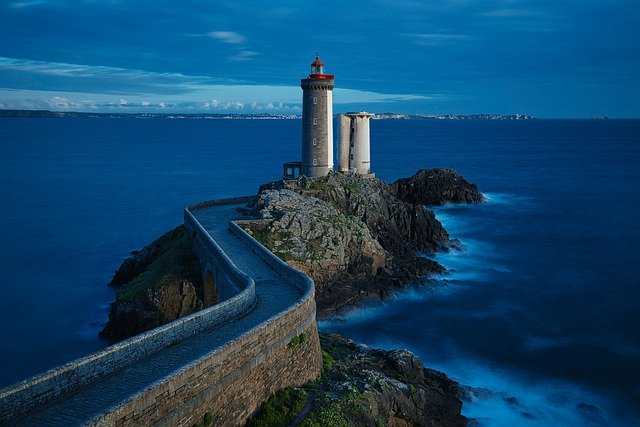
#> input picture sample.jpg, 640 x 427 px
$ python main.py
#> lines starting #> are read from the running program, lines starting #| are printed output that depends on the picture; after the words box and inside, x2 and y2 are one past the last pixel; in counts of white or black regions, pixels touching at a corner belong together
import cv2
import sys

# imread : 画像ファイルを読み込んで、多次元配列(numpy.ndarray)にする。
# imreadについて : https://kuroro.blog/python/wqh9VIEmRXS4ZAA7C4wd/
# 第一引数 : 画像のファイルパス
# 戻り値 : 行 x 列 x 色の三次元配列(numpy.ndarray)が返される。
img = cv2.imread('./sample.jpg')
#> img is the input picture: shape (427, 640, 3); mean B, G, R 105, 69.1, 18

# 画像ファイルが正常に読み込めなかった場合、プログラムを終了する。
if img is None:
    sys.exit("Could not read the image.")

# 第一引数(必須) : 多次元配列(numpy.ndarray)
# 第二引数(必須) : 2点の座標の1つ。tuple型。
# 第三引数(必須) : 2点の座標のもう1つ。tuple型。
# 第四引数(必須) : 矩形の色を指定する。B(Blue)G(Green)R(Red)形式で指定する。tuple型。
# <第五引数以降(順不同、任意)>
# thickness : 矩形の枠線の太さ(px)を指定する。int型。デフォルト(thicknessを指定しない場合)は1が設定される。
# 負の整数(-1, -3など)を与えると、枠線で囲まれる矩形の、中の塗りつぶしを行います。
cv2.rectangle(img, (400, 300), (200, 180), (255, 0, 0), thickness=-1)
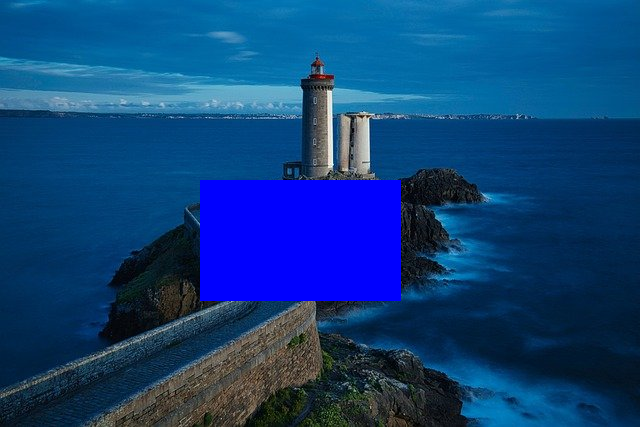
#> img: shape (427, 640, 3); 8.9% of pixels changed, all inside (x1, y1, x2, y2) = (200, 180, 401, 301)

# imwrite : 画像の保存を行う関数
# 第一引数 : 保存先の画像ファイル名
# 第二引数 : 多次元配列(numpy.ndarray)
# <第二引数の例>
# [
# [
# [234 237 228]
# ...
# [202 209 194]
# ]
# [
# [10 27 16]
# ...
# [36 67 46]
# ]
# [
# [34 51 40]
# ...
# [50 81 60]
# ]
# ]
# imwriteについて : https://kuroro.blog/python/i0tNE1Mp8aEz8Z7n6Ggg/
cv2.imwrite('output.jpg', img)
